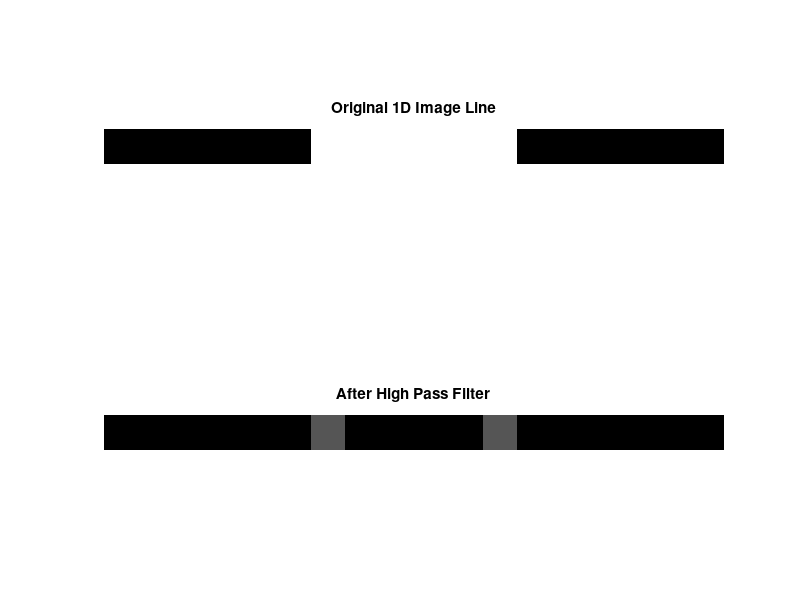

Write MATLAB code to recreate this figure. (Note: this script raises an error after producing the figure.)
%Clear the Console
clc;
%Delete All Memory Variables/Close All Windows
clear all;
close all;

pkg load image;
%{
  High Pass Filter is allow to only pass high frequency in the image are passed out 
   high frequency which is high transtions from pixel to pixel
  
  For Example: 
    Let's assume we've an 1D array show an Line Image 
    
     Line Image = 1 1 1 1 1 1 9 9 9 9 9 9 9 9 1 1 1 1 1 1 1 
                  low freq   --  low feq     --   low freq
         
      The Low Pass Filter for 1D is 1/3 * [ -1 2 -1 ]
      
%}

img1D = [ 1 1 1 1 1 1 255 255 255 255 255 255 1 1 1 1 1 1 ];
img1D = im2double(img1D/255);
filter = 1 / 3 * [ -1 2 -1 ]; 

subplot(2,1,1);
imshow(img1D); 
title("Original 1D Image Line")

filtered = imfilter(img1D,filter);

subplot(2,1,2);
imshow(filtered);
title("After High Pass Filter")

%{
      For Images as 2D the Low Pass Filter is 
      based on Filter Kernel 3 x 3 filter will be 1/9 [1 1 1; 1 1 1; 1 1 1]
      1/9 because the kernel was 3 x 3
      
      if kernel 3 x 3 
      then factor of filter will be 1/49 
      [ -1 -1 -1 
        -1  8 -1
        -1 -1 -1
      ]  
%}

img_2D = imread('hc.jpg');
kernel = [
        -1 -1 -1 
        -1  8 -1
        -1 -1 -1
      ]; 
% use can change the kernel factor 3 or 9 to contorl filter
filter = (1/9) * kernel; 

figure;
subplot(1,2,1);
imshow(img_2D); 
title("Original 2D Image")

filtered = imfilter(img_2D,filter);%boundary option, output size -- ,'replicate','same'

subplot(1,2,2);
imshow(filtered);
title("After High Pass Filter on 2D Image")

%{
  But We Need to Be the Same Size as Original 
   Becasue filter eliminate pixels we need to 
   add pixels to do padding the image so that after 
   applying filter it will return to the same size 
   
   4rd paramter (output size) to imfilter 'same' or use 'full'
   use 3rd parameter (boundary option) to image we applying the filter
   we've option (replicate, symmetric)
   
    Can be used to detect the edges 
    becasue the edges is a high transistion from pixel to another.   
   %}



